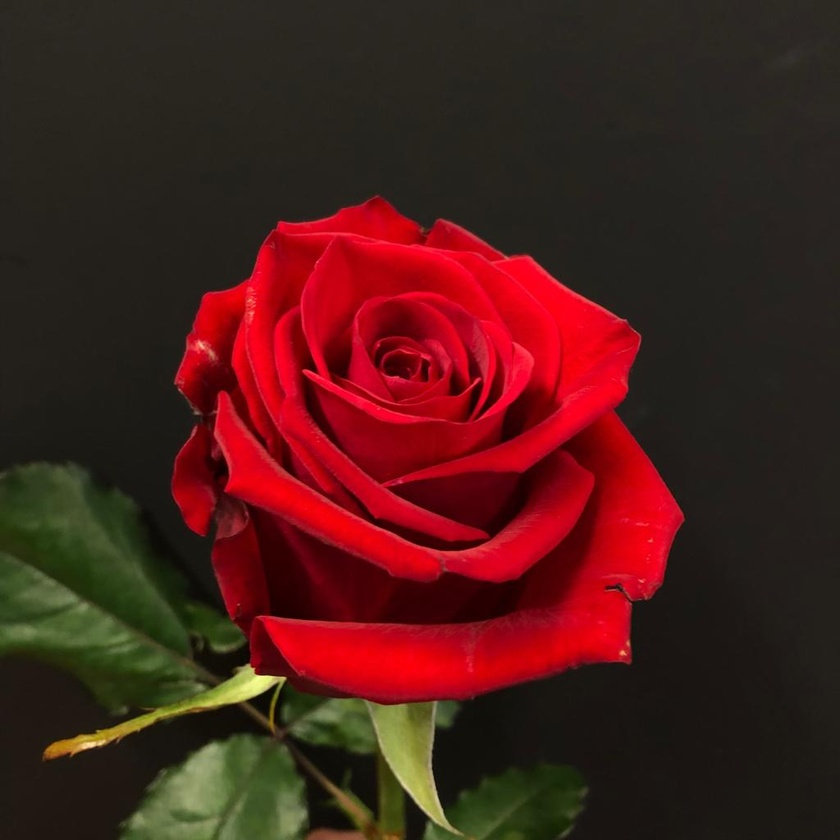
#> input picture Red.jpg, 840 x 840 px, shrunk from 1024 x 1024 before the run
$ python assignment7.py
#> lines starting #> are read from the running program, lines starting #| are printed output that depends on the picture
import numpy as np
import cv2
import matplotlib.pyplot as plt

def main():
    img_path='Red.jpg'
    img=plt.imread(img_path)
#> img is the input picture: shape (840, 840, 3); mean R, G, B 74.6, 30, 25.9


    grayscale=cv2.cvtColor(img,cv2.COLOR_RGB2GRAY)
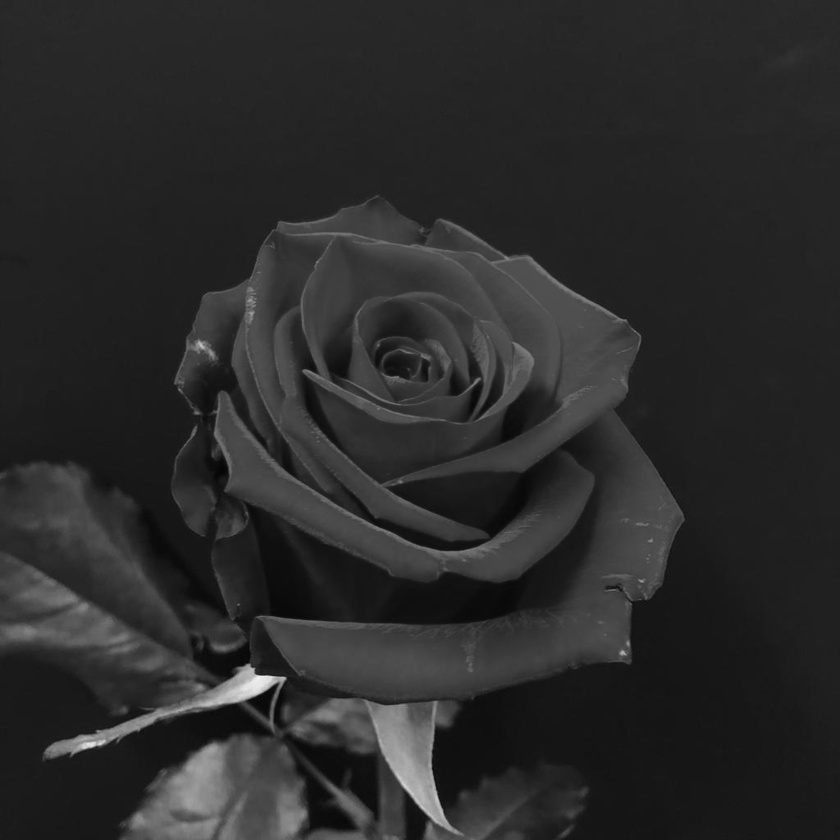
#> grayscale: shape (840, 840); min 5, max 241, mean 42.8
    w,h =grayscale.shape
#> w = 840; h = 840
    plt.subplot(4,2,1)
    plt.title("Grayscale")
    plt.imshow(grayscale,cmap='gray')

    plt.subplot(4,2,2)
    plt.title("grayscale Histrogram")
    plt.hist(grayscale.ravel(),255,[0,255])

    left=grayscale
    for i in range(0,w):
        for j in range(0,h):
            left[i][j] = grayscale[i][j] - 50
            if left[i][j]<0:
                left[i][j]=0
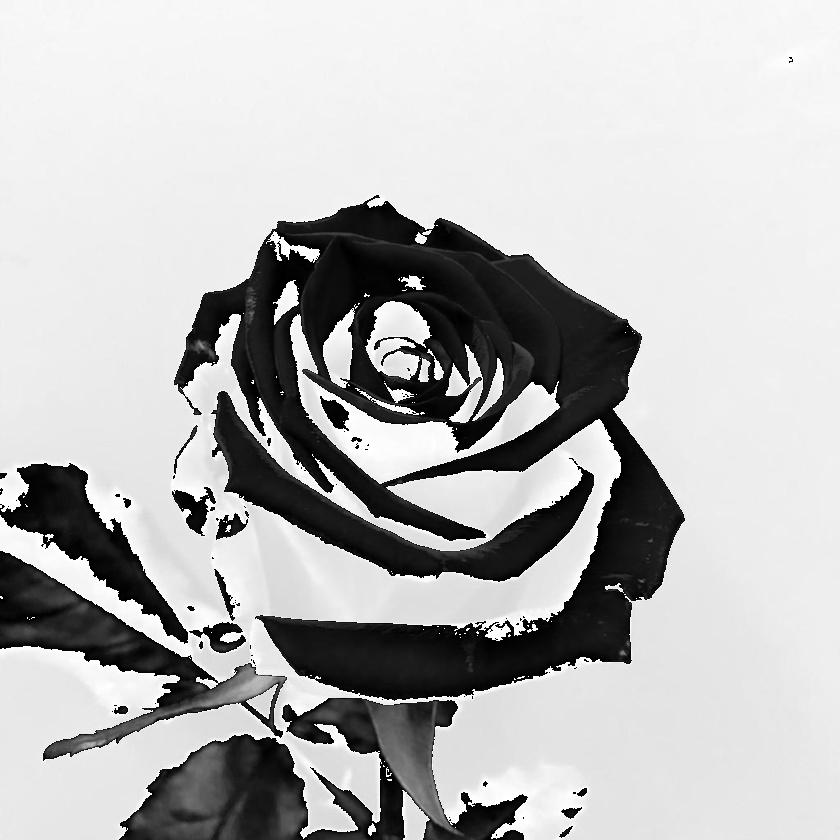
#> left: shape (840, 840); min 0, max 255, mean 183.6
    plt.subplot(4,2,3)
    plt.title("Left")
    plt.imshow(left,cmap='gray')

    plt.subplot(4,2,4)
    plt.title("Left Histrogram")
    plt.hist(left.ravel(),255,[0,255])

    right=grayscale
    for i in range(0,w):
        for j in range(0,h):
            right[i][j] = grayscale[i][j] + 80
            if right[i][j]>255:
                right[i][j]=255
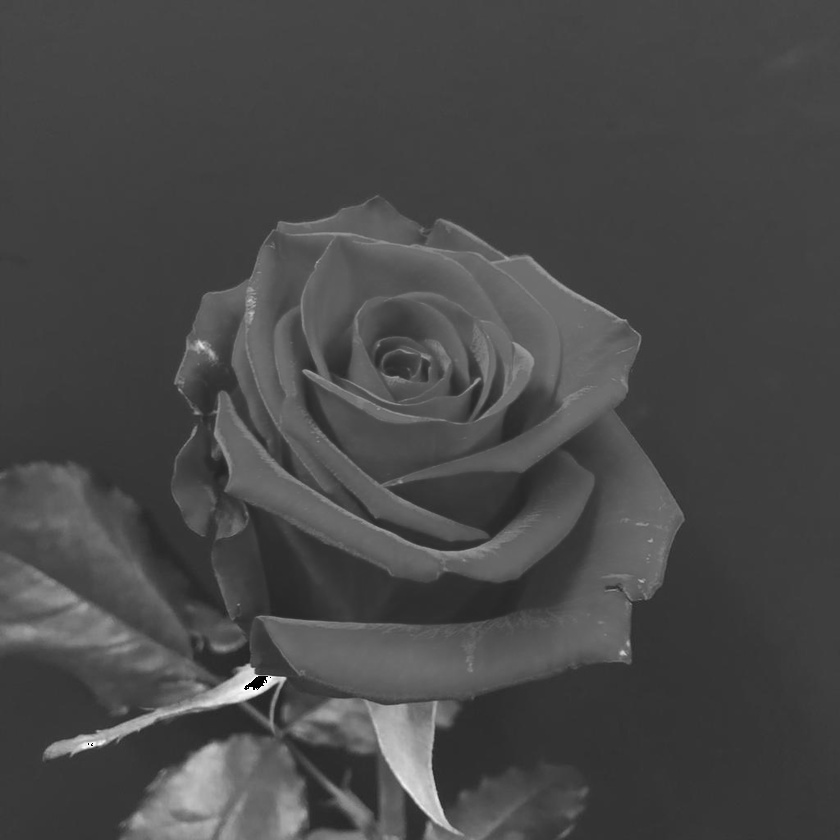
#> right: shape (840, 840); min 0, max 255, mean 72.8
    plt.subplot(4,2,5)
    plt.title("Right")
    plt.imshow(right,cmap='gray')

    plt.subplot(4,2,6)
    plt.title("Right Histrogram")
    plt.hist(right.ravel(),255,[0,255])

    middle=grayscale
    for i in range(0,w):
        for j in range(0,h):
            middle[i][j] =(grayscale[i][j] + 127)/2
            if middle[i][j]>255:
                middle[i][j]=175
            if middle[i][j]<100:
                middle[i][j]=100
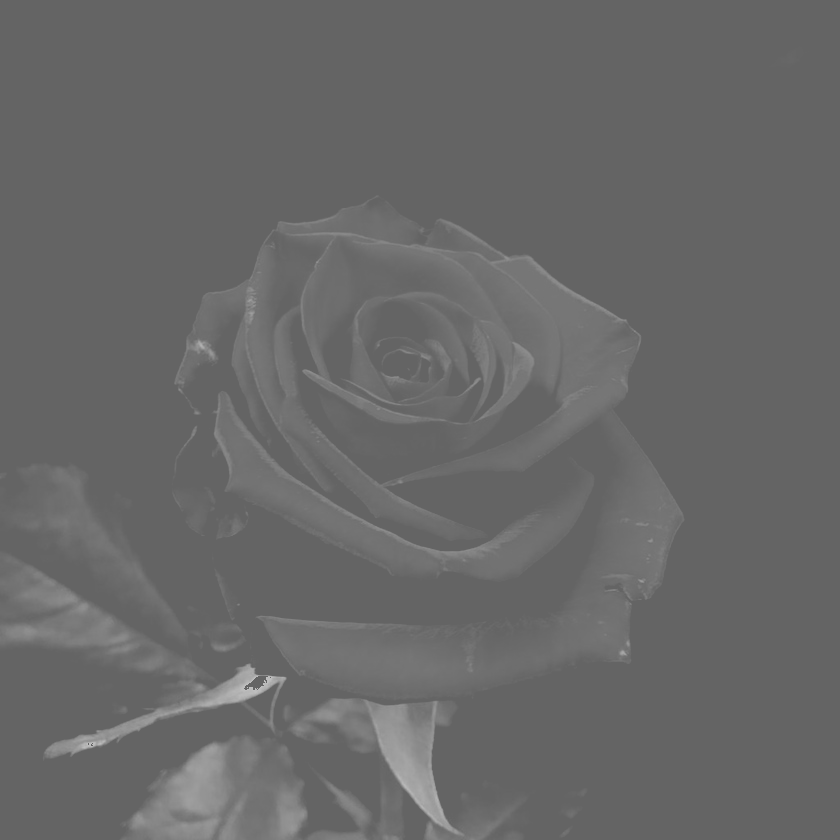
#> middle: shape (840, 840); min 100, max 191, mean 104
    plt.subplot(4,2,7)
    plt.title("Specific_Range")
    plt.imshow(middle,cmap='gray')

    plt.subplot(4,2,8)
    plt.title("Specific_Range Histrogram")
    plt.hist(middle.ravel(),255,[0,255])


    plt.show()
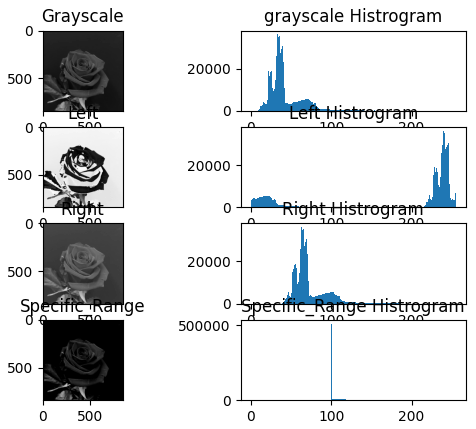
#> figure drawn by matplotlib, 8 panels; panel 2: tallest bar 36135 high, from x = 33 to 34; panel 4: tallest bar 36135 high, from x = 239 to 240; panel 6: tallest bar 36135 high, from x = 63 to 64; panel 8: tallest bar 508790 high, from x = 100 to 101

if __name__=='__main__':
    main()
